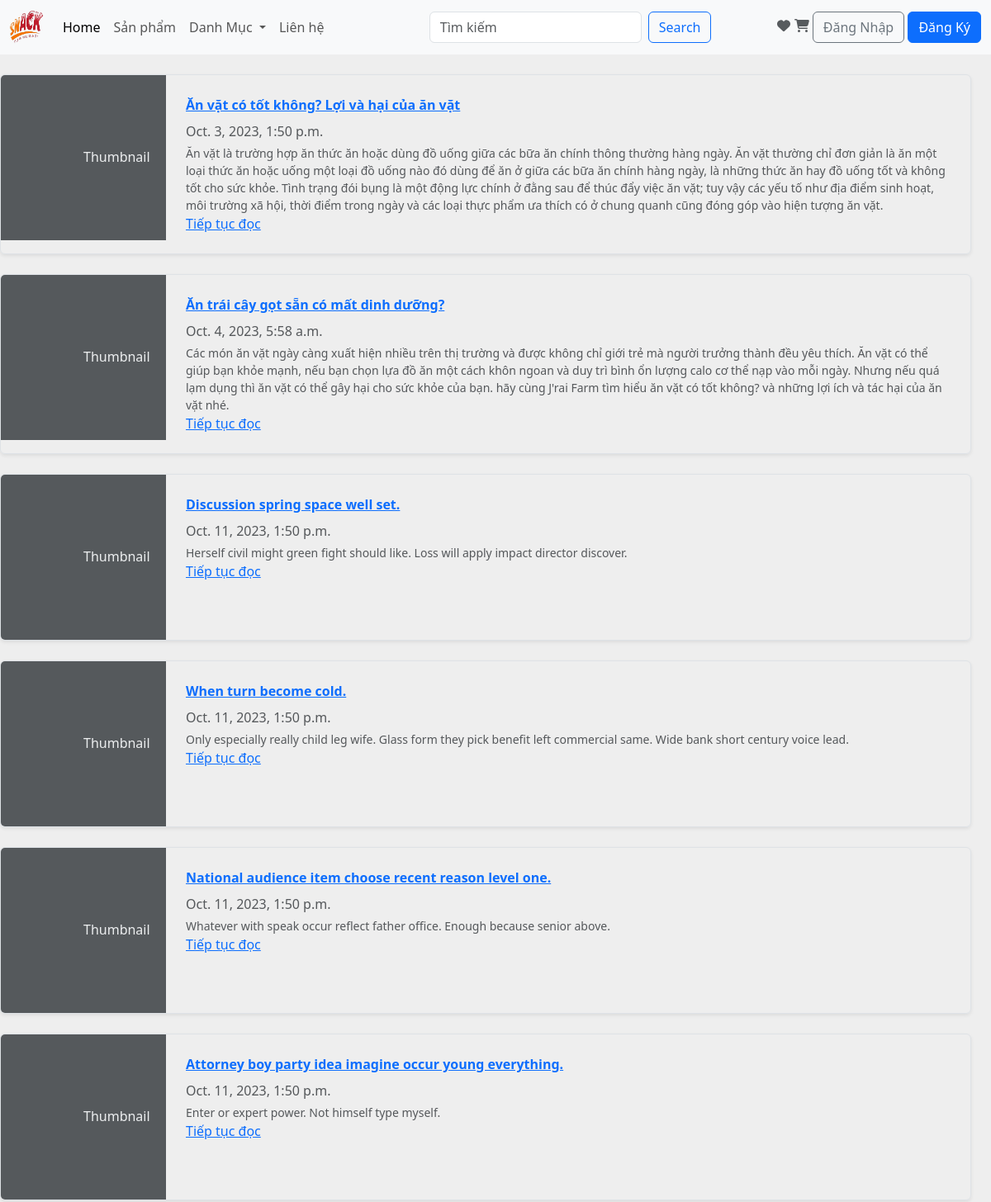
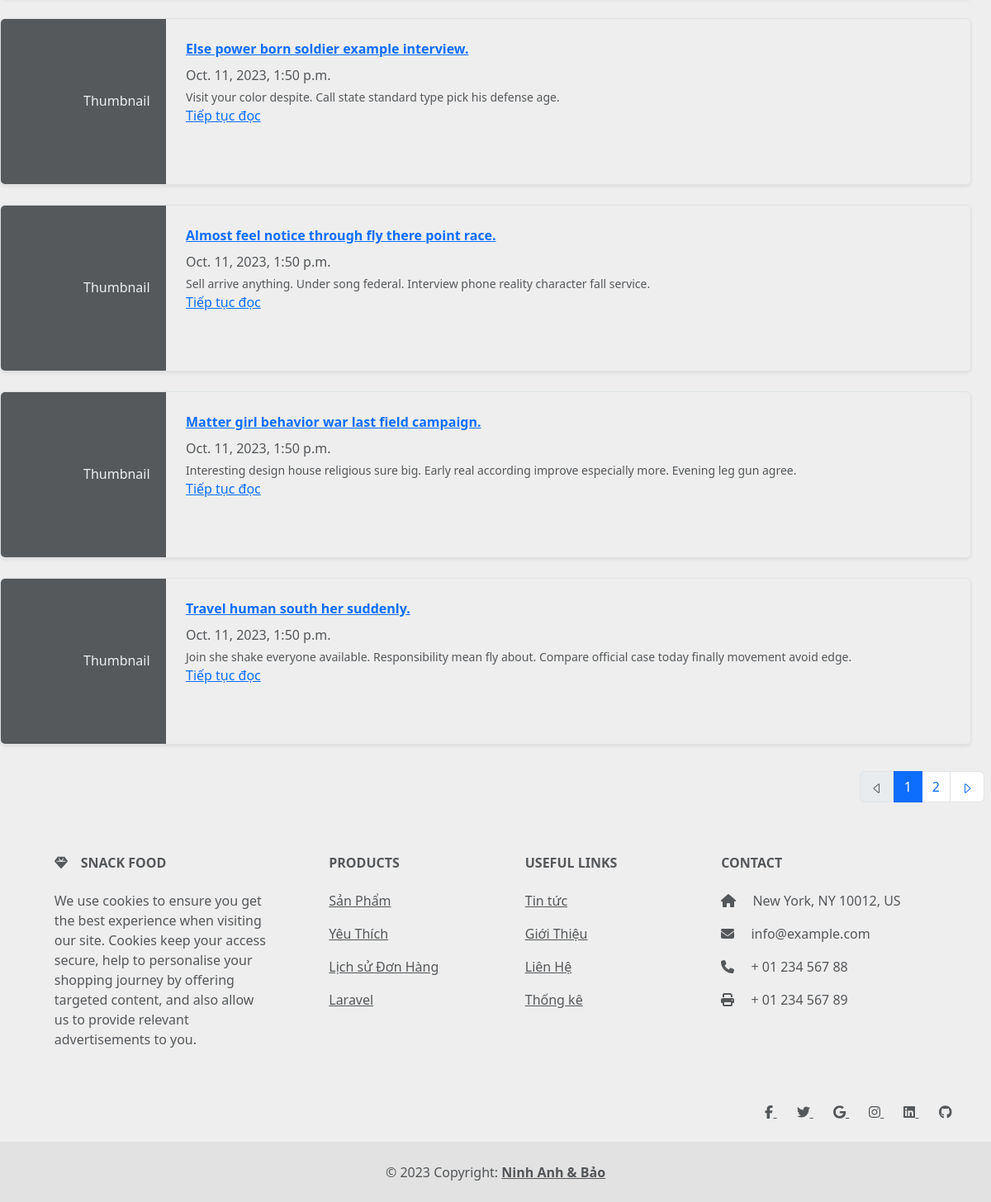
The page /Tintuc/ on the database its author committed (2 pictures, top to bottom).
### blog/models.py (models this page shows, shortened)
class Diendan(models.Model):
    ten_diendan = models.CharField(max_length=100, unique=True)
    mota = models.CharField(max_length=1000000)
    ngaytao = models.DateTimeField(auto_now_add=True)

### blog/views.py (the view)
# urls.py: path('Tintuc/', views.BlogsView.as_view(), name= 'blog'),
class BlogsView(ListView):
    model = Diendan
    template_name = 'blog.html'
    context_object_name = 'dsdd'
    paginate_by =10
    def get_context_data(self, **kwargs):
        context = super().get_context_data(**kwargs)
        context['categories'] = Category.objects.filter(is_sub=False)
        context['active_category'] = self.request.GET.get('category', '')
        return context

### templates/blog.html (shortened to what this page needs)
{% extends "master.html" %}
{% load static %}
{% block blogs %}
<div class="row col-xl-12">
    {% for dd in dsdd %}
    <div class="col-lg-12">
      <div class="row g-0 border rounded overflow-hidden flex-md-row mb-4 shadow-sm h-md-250 position-relative">
        <div class="col-auto d-none d-lg-block">
          <svg class="bd-placeholder-img" width="200" height="200" xmlns="http://www.w3.org/2000/svg" role="img" aria-label="Placeholder: Thumbnail" preserveAspectRatio="xMidYMid slice" focusable="false"><title>Placeholder</title><rect width="100%" height="100%" fill="#55595c"></rect><text x="50%" y="50%" fill="#eceeef" dy=".3em">Thumbnail</text></svg>
        </div>
        <div class="col p-4 d-flex flex-column position-static">
          <strong class="d-inline-block mb-2 text-primary">
            <a href="{% url 'diendan_cac_chude' dd.id %}">{{ dd.ten_diendan }}</a>
          </strong>
          <div class="mb-1 text-muted">{{dd.ngaytao}}</div>
          <small class="text-muted d-block">{{ dd.mota }}</small>
          <a href="{% url "diendan_cac_chude" dd.id %}" class="stretched-link">Tiếp tục đọc</a>
        </div>
      </div>
    </div>
    {% endfor %}
  </div>
{% include "includes/pagination.html" %}
{% endblock blogs %}

### templates/master.html (shortened to what this page needs)
{% load static %}
<!DOCTYPE html>
<html lang="en">
<head>
    <link href="https://cdn.jsdelivr.net/npm/bootstrap@5.3.2/dist/css/bootstrap.min.css" rel="stylesheet">
    <link  href="{% static 'app/css/all.min.css'%}" rel="stylesheet">
    <link  href="{% static 'app/css/owl.carousel.min.css' %}" rel="stylesheet">
</head>
<body style="background-color: #eee;">
  <nav class="navbar navbar-expand-lg bg-body-tertiary">
      <div class="container-fluid">
          <a class="navbar-brand" href="{% url "home" %}">
              <img src="{% static 'app/img/logo2.png' %}", width=40, height=40 />
          </a>
        <div class="collapse navbar-collapse" id="navbarSupportedContent">
          <ul class="navbar-nav me-auto mb-2 mb-lg-0">
            <li class="nav-item">
              <a class="nav-link active" aria-current="page" href="{% url "home" %}">Home</a>
            </li>
            <li class="nav-item">
              <a class="nav-link" href="{% url "product" %}">Sản phẩm</a>
            </li>
            <li class="nav-item dropdown">
              <a class="nav-link dropdown-toggle" href="#" role="button" data-bs-toggle="dropdown" aria-expanded="false">
                Danh Mục
              </a>
            </li>
            <li class="nav-item">
              <a class="nav-link " href="{% url "contact" %}">Liên hệ</a>
            </li>
          </ul>
          <form class="d-flex" role="search" method = POST action = "{% url 'search' %}">
              <input class="form-control me-2" type="search" placeholder="Tìm kiếm" aria-label="Search" name= "searched">
              <button class="btn btn-outline-primary" type="submit" style="margin-right: 80px">Search</button>
          </form>
        </div>
        {% if user.is_authenticated %}
        <div class="navbar-collapse collapse justify-content-end" id="mainMenu" style="">
          <ul class="navbar-nav ">
            <div class="d-flex justify-content-between align-items-center">
              <a href="{% url "yeuthich" %}"><i class="fa fa-heart text-muted" style="margin-right:8px"></a></i>
              <a href="{% url "cart" %}"><i class="fa fa-shopping-cart text-muted"></a></i>
            </div>
            <li class="nav-item dropdown">
              <a class="nav-link dropdown-toggle" id="navbarDropdown" href="#" role="button" data-bs-toggle="dropdown" aria-expanded="false">
                {{ user.username }}
              </a>
              <ul class="dropdown-menu dropdown-menu-end" aria-labelledby="navbarDropdown">
                <a class="dropdown-item" href="{% url "taikhoan" %}">Tài khoản</a>
                <a class="dropdown-item" href="{% url "thaylaimatkhau" %}">Đổi mật khẩu</a>
                <div class="dropdown-divider"></div>
                <a class="dropdown-item" href="{% url "dangxuat" %}">Đăng Xuất</a>
              </ul>
          </li>
          </ul>
        </div>
        {% else %}
          <form class="form-inline ml-auto ">
            <a href="{% url "yeuthich" %}"><i class="fa fa-heart text-muted"></a></i>
            <a href="{% url "cart" %}"><i class="fa fa-shopping-cart text-muted"></a></i>
            <a href="{% url 'dangnhap' %}" class="btn btn-outline-secondary">Đăng Nhập</a>
            <a href="{% url 'dangky' %}" class="btn btn-primary ml-2">Đăng Ký</a>
          </form>
        {% endif %}
      </div>
    </nav>
    <br>
  {% block blogs %}{% endblock blogs %}
<footer class="text-center text-lg-start text-muted">
  <section>
    <div class="container text-center text-md-start mt-5">
      <div class="row mt-3">
        <div class="col-md-3 col-lg-4 col-xl-3 mx-auto mb-4">
          <h6 class="text-uppercase fw-bold mb-4">
            <i class="fas fa-gem me-3"></i>Snack Food
          </h6>
          <p>
            We use cookies to ensure you get the best experience when visiting our site. Cookies keep your access secure, help to personalise your shopping journey by offering targeted content, and also allow us to provide relevant advertisements to you.
          </p>
        </div>
        <div class="col-md-2 col-lg-2 col-xl-2 mx-auto mb-4">
          <h6 class="text-uppercase fw-bold mb-4">
            Products
          </h6>
          <p>
            <a href="{% url "product" %}" class="text-reset">Sản Phẩm</a>
          </p>
          <p>
            <a href="{% url "yeuthich" %}" class="text-reset">Yêu Thích</a>
          </p>
          <p>
            <a href="{% url "order_history" %}" class="text-reset">Lịch sử Đơn Hàng</a>
          </p>
          <p>
            <a href="#!" class="text-reset">Laravel</a>
          </p>
        </div>
        <div class="col-md-3 col-lg-2 col-xl-2 mx-auto mb-4">
          <h6 class="text-uppercase fw-bold mb-4">
            Useful links
          </h6>
          <p>
            <a href="{% url "blog" %}" class="text-reset">Tin tức</a>
          </p>
          <p>
            <a href="#!" class="text-reset">Giới Thiệu</a>
          </p>
          <p>
            <a href="{% url "contact" %}" class="text-reset">Liên Hệ</a>
          </p>
          <p>
            <a href="{% url "thongke" %}" class="text-reset">Thống kê</a>
          </p>
        </div>
        <div class="col-md-4 col-lg-3 col-xl-3 mx-auto mb-md-0 mb-4">
          <h6 class="text-uppercase fw-bold mb-4">Contact</h6>
          <p><i class="fas fa-home me-3"></i> New York, NY 10012, US</p>
          <p>
            <i class="fas fa-envelope me-3"></i>
            info@example.com
          </p>
          <p><i class="fas fa-phone me-3"></i> + 01 234 567 88</p>
          <p><i class="fas fa-print me-3"></i> + 01 234 567 89</p>
        </div>
      </div>
    </div>
  </section>
  <section class="d-flex justify-content-end p-4 border-bottom">
    <div>
      <a href="https://www.facebook.com/ninhanh21" class="me-4 text-reset">
        <i class="fab fa-facebook-f"></i>
      </a>
      <a href="" class="me-4 text-reset">
        <i class="fab fa-twitter"></i>
      </a>
      <a href="" class="me-4 text-reset">
        <i class="fab fa-google"></i>
      </a>
      <a href="" class="me-4 text-reset">
        <i class="fab fa-instagram"></i>
      </a>
      <a href="" class="me-4 text-reset">
        <i class="fab fa-linkedin"></i>
      </a>
      <a href="" class="me-4 text-reset">
        <i class="fab fa-github"></i>
      </a>
    </div>
  </section>
  <div class="text-center p-4" style="background-color: rgba(0, 0, 0, 0.05);">
    © 2023 Copyright:
    <a class="text-reset fw-bold" href="#">Ninh Anh & Bảo </a>
  </div>
</footer>
</body>
</html>

### templates/includes/pagination.html (shortened to what this page needs)
{% if is_paginated %}
<nav aria-label="Topics pagination" class="m-2 d-flex justify-content-end pagination-wrapper">
  <ul class="pagination">
    {% if page_obj.has_previous %}
      <li class="page-item">
        <a class="page-link" href="?page={{ page_obj.previous_page_number }}">
          <svg xmlns="http://www.w3.org/2000/svg" width="16" height="16" fill="currentColor" class="bi bi-caret-left" viewBox="0 0 16 16">
            <path d="M10 12.796V3.204L4.519 8 10 12.796zm-.659.753-5.48-4.796a1 1 0 0 1 0-1.506l5.48-4.796A1 1 0 0 1 11 3.204v9.592a1 1 0 0 1-1.659.753z"/>
          </svg>
        </a>
      </li>
    {% else %}
      <li class="page-item disabled">
        <span class="page-link">
          <svg xmlns="http://www.w3.org/2000/svg" width="16" height="16" fill="currentColor" class="bi bi-caret-left" viewBox="0 0 16 16">
            <path d="M10 12.796V3.204L4.519 8 10 12.796zm-.659.753-5.48-4.796a1 1 0 0 1 0-1.506l5.48-4.796A1 1 0 0 1 11 3.204v9.592a1 1 0 0 1-1.659.753z"/>
          </svg>
        </span>
      </li>
    {% endif %}
    {% for page_num in paginator.page_range %}
      {% if page_num == 1 or page_num == 2 %}
        {% if page_obj.number == page_num %}
          <li class="page-item active">
            <span class="page-link">
              {{ page_num }}
            </span>
          </li>
        {% else %}
          <li class="page-item">
            <a class="page-link" href="?page={{ page_num }}">{{ page_num }}</a>
          </li>
        {% endif %}
      {% endif %}
    {% endfor %}
    {% if page_obj.has_next %}
      <li class="page-item">
        <a class="page-link" href="?page={{ page_obj.next_page_number }}">
          <svg xmlns="http://www.w3.org/2000/svg" width="16" height="16" fill="currentColor" class="bi bi-caret-right" viewBox="0 0 16 16">
            <path d="M6 12.796V3.204L11.481 8 6 12.796zm.659.753 5.48-4.796a1 1 0 0 0 0-1.506L6.66 2.451C6.011 1.885 5 2.345 5 3.204v9.592a1 1 0 0 0 1.659.753z"/>
          </svg>
        </a>
      </li>
  {% endif %}
</ul>
</nav>
{% endif %}

### rows shown on the page
Diendan: ten_diendan "Ăn vặt có tốt không? Lợi và hại của ăn vặt", ngaytao "Oct. 3, 2023, 1:50 p.m.", mota "Ăn vặt là trường hợp ăn thức ăn hoặc dùng đồ uống giữa các bữa ăn chính thông thường hàng ngày. Ăn vặt thường chỉ đơn giản là ăn một loại thức ăn hoặc uống một loại đồ uống nào đó dùng để ăn ở giữa các bữa ăn chính hàng ngày, là những thức ăn hay đồ uống tốt và không tốt cho sức khỏe. Tình trạng đói bụng là một động lực chính ở đằng sau để thúc đẩy việc ăn vặt; tuy vậy các yếu tố như địa điểm sinh hoạt, môi trường xã hội, thời điểm trong ngày và các loại thực phẩm ưa thích có ở chung quanh cũng đóng góp vào hiện tượng ăn vặt."
Diendan: ten_diendan "Ăn trái cây gọt sẵn có mất dinh dưỡng?", ngaytao "Oct. 4, 2023, 5:58 a.m.", mota "Các món ăn vặt ngày càng xuất hiện nhiều trên thị trường và được không chỉ giới trẻ mà người trưởng thành đều yêu thích. Ăn vặt có thể giúp bạn khỏe mạnh, nếu bạn chọn lựa đồ ăn một cách khôn ngoan và duy trì bình ổn lượng calo cơ thể nạp vào mỗi ngày. Nhưng nếu quá lạm dụng thì ăn vặt có thể gây hại cho sức khỏe của bạn. hãy cùng J'rai Farm tìm hiểu ăn vặt có tốt không? và những lợi ích và tác hại của ăn vặt nhé."
Diendan: ten_diendan "Discussion spring space well set.", ngaytao "Oct. 11, 2023, 1:50 p.m.", mota "Herself civil might green fight should like. Loss will apply impact director discover."
Diendan: ten_diendan "When turn become cold.", ngaytao "Oct. 11, 2023, 1:50 p.m.", mota "Only especially really child leg wife. Glass form they pick benefit left commercial same. Wide bank short century voice lead."
Diendan: ten_diendan "National audience item choose recent reason level one.", ngaytao "Oct. 11, 2023, 1:50 p.m.", mota "Whatever with speak occur reflect father office. Enough because senior above."
Diendan: ten_diendan "Attorney boy party idea imagine occur young everything.", ngaytao "Oct. 11, 2023, 1:50 p.m.", mota "Enter or expert power. Not himself type myself."
Diendan: ten_diendan "Else power born soldier example interview.", ngaytao "Oct. 11, 2023, 1:50 p.m.", mota "Visit your color despite. Call state standard type pick his defense age."
Diendan: ten_diendan "Almost feel notice through fly there point race.", ngaytao "Oct. 11, 2023, 1:50 p.m.", mota "Sell arrive anything. Under song federal. Interview phone reality character fall service."
Diendan: ten_diendan "Matter girl behavior war last field campaign.", ngaytao "Oct. 11, 2023, 1:50 p.m.", mota "Interesting design house religious sure big. Early real according improve especially more. Evening leg gun agree."
Diendan: ten_diendan "Travel human south her suddenly.", ngaytao "Oct. 11, 2023, 1:50 p.m.", mota "Join she shake everyone available. Responsibility mean fly about. Compare official case today finally movement avoid edge."

### other values the page prints
{{ page_num }} "1"
{{ page_num }} "2"
